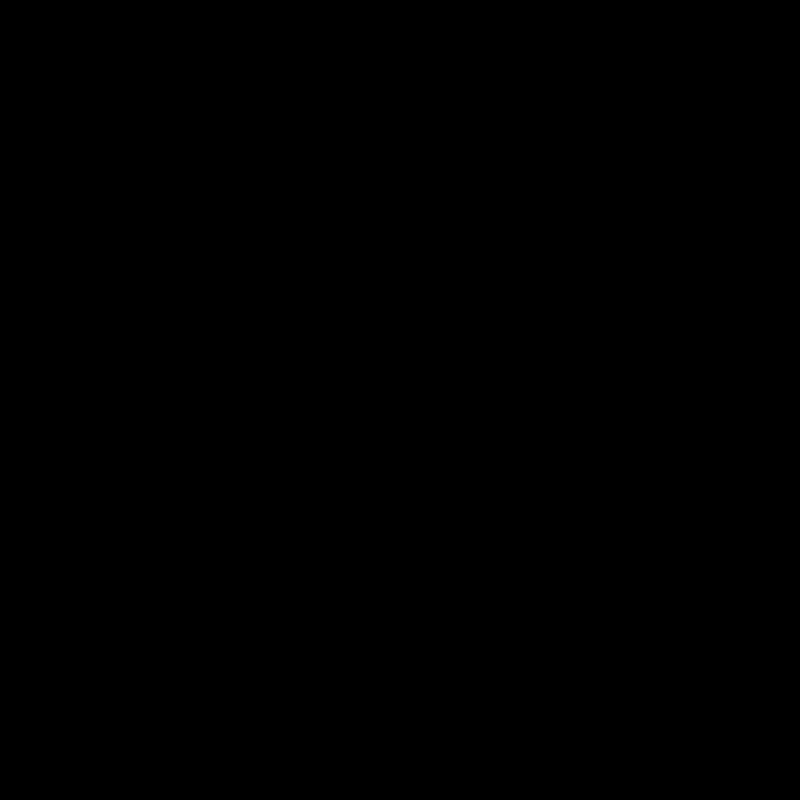
Frame 1 (no input)
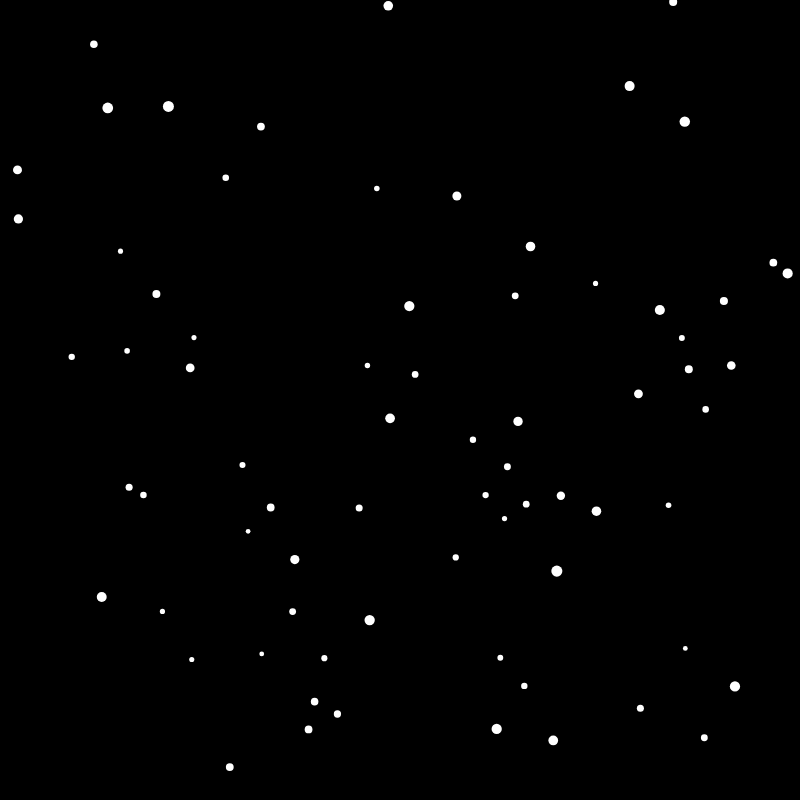
Frame 60 (no input)
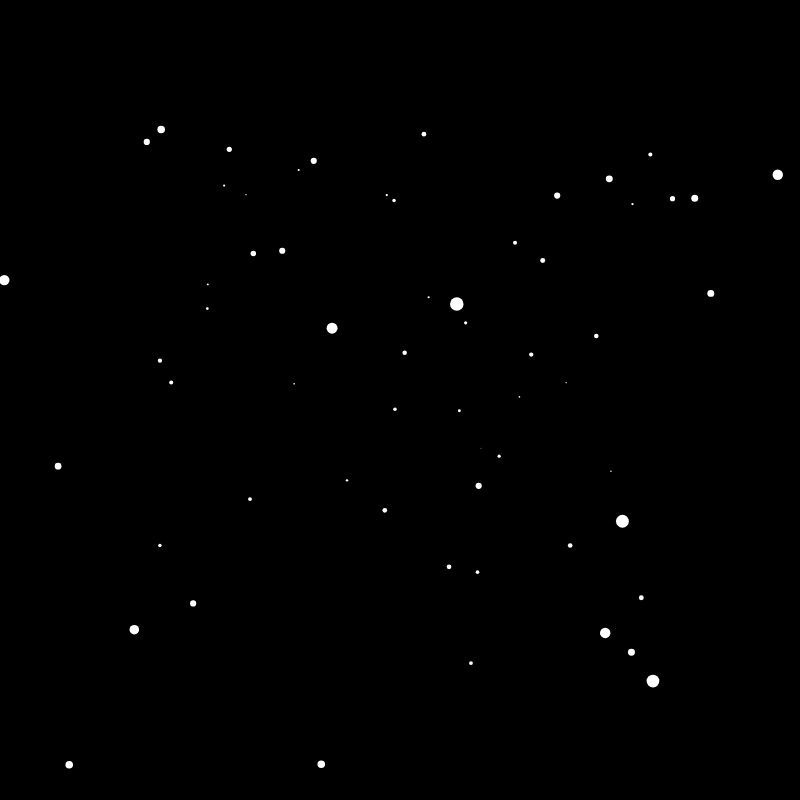
Frame 120 (the mouse pressed at the canvas centre since frame 60)

The p5.js sketch that drew these frames (run headless with seeded random() and noise() and a simulated clock; from frame 60 on, the mouse is pressed at the canvas centre):

// p5.js sketch
// ── sketch.js
var stars = [];

function setup() {
  createCanvas(800, 800);
  for (let i = 0; i < 100; i++) {
    stars.push(new Star());
  }
}

function draw() {
  background(0);
  translate(width/2, height/2);
    for(let star of stars) {
      star.show();
      star.update();
  }
}
// ── star.js
class Star {
    constructor() {
        this.x = random(-width/2,width/2);
        this.y = random(-height/2,height/2);
        this.z = width;
        this.speed = random(4,10);
    }

    update() {
        this.z -= this.speed;
        if (this.z < 1) {
            this.z = width;
        }
    }

    show() {
        var sx = map(this.x / this.z, -1, 1, -width/2, width/2);
        var sy = map(this.y / this.z, -1, 1, -height/2, height/2);
        var sr = map(this.z, 0, width, 16, 0);
        noStroke();
        fill(255);
        ellipse(sx, sy, sr);
    }
}
